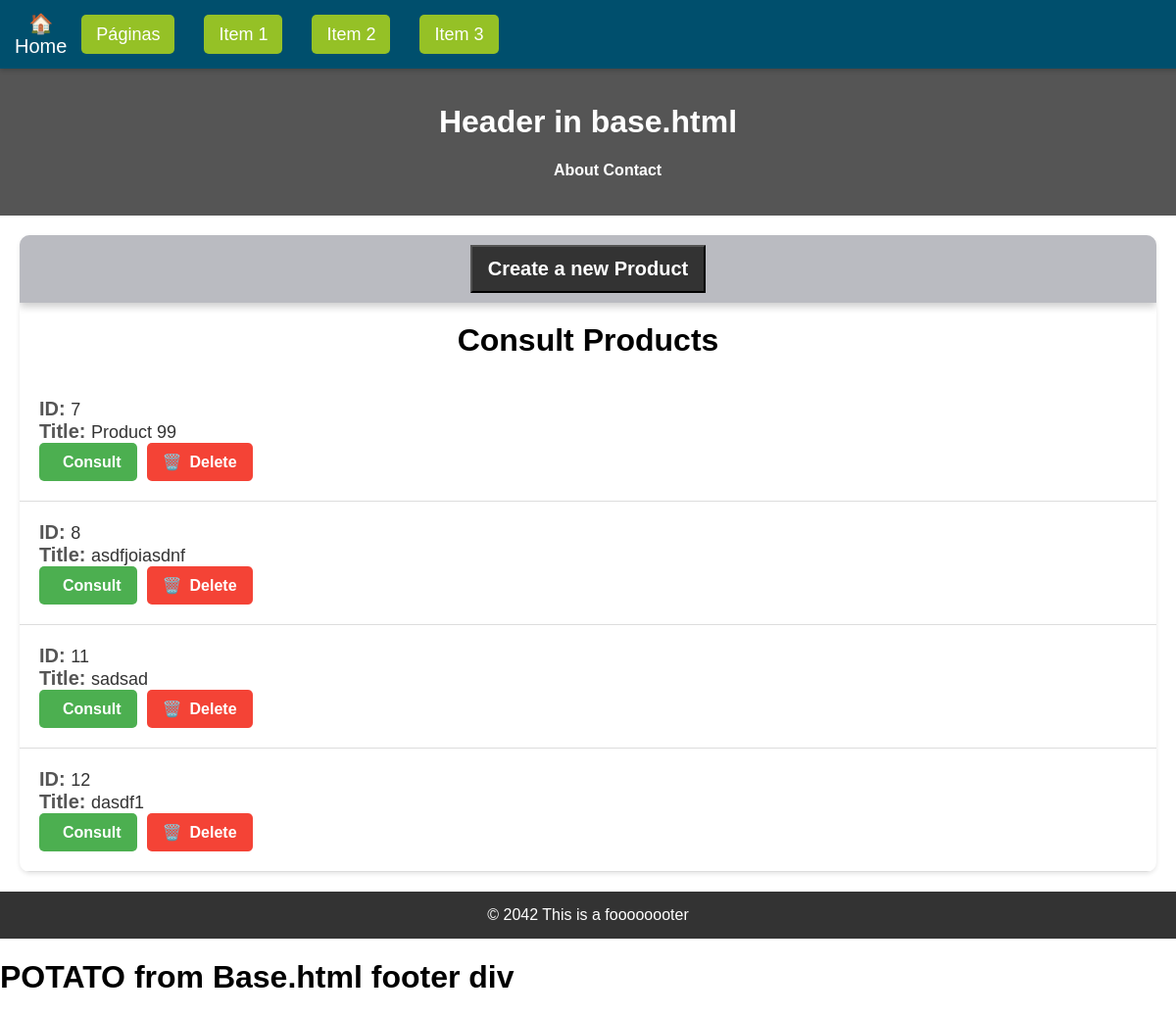
The page /productlist/ on the database as committed earlier.
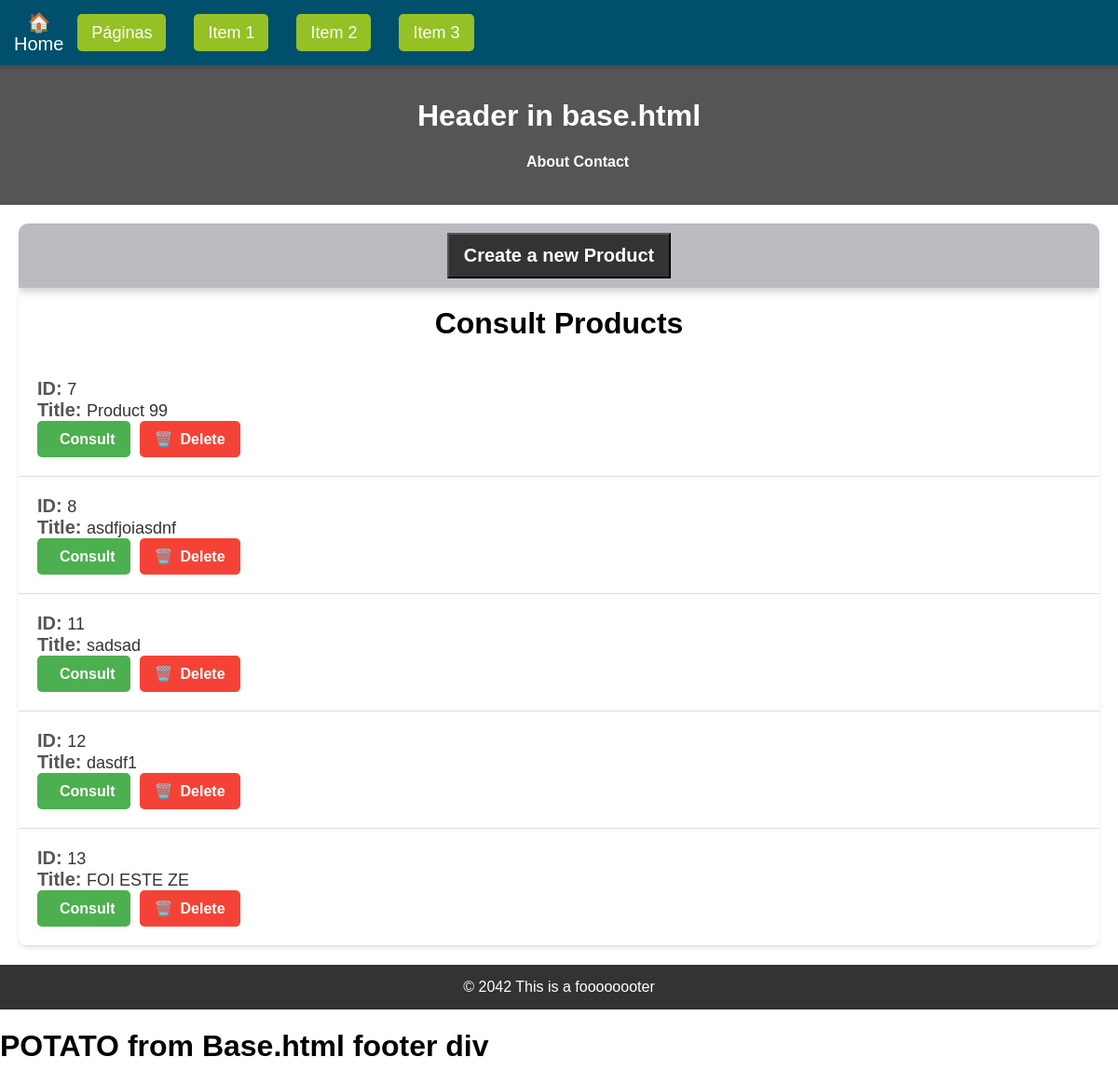
The same page on the database as committed later.
### products/models.py (models this page shows)
class Product(models.Model):
    title       = models.CharField(max_length=120) #max_length is required
    description = models.TextField(blank=True, null=True)
    price       = models.DecimalField(max_digits=1000 ,decimal_places=2)
    summary     = models.TextField(blank=False, null=False)
    featured    = models.BooleanField(default=True) #I can set null=True default=True
    def get_absolute_url(self):
        return reverse("productDetail", kwargs={"my_id": self.id})
    def get_deleteing_url(self):
        return reverse("productdelete", kwargs={"my_id": self.id})

### products/views.py (the view)
# urls.py: path('', product_list_view, name='productlist'),
def product_list_view(request):
    queryset = Product.objects.all()
    context = {
        "object_list": queryset
    }
    return render(request, "products/product_list.html", context)

### templates/products/product_list.html (shortened to what this page needs)
<!DOCTYPE html>
<html lang="en">
<head>
</head>
<body>
    {% extends 'base.html' %}
    {% block content %}
    <div class="product-container">
        <div class="header">
            <button style="cursor: pointer; background-color: #333;"onclick="window.location.href='../../productCreate/'">
                <h2>Create a new Product</h2>
            </button>
        </div>
        <div>
            <h1 style="text-align: center; margin: 20px 0;">Consult Products</h1>
            {% for instance in object_list %}
            <div class="product-item">
                <span class="label-span">ID:  </span>
                <span class="value-span">{{ instance.id }}</span>
                <br>
                <span class="label-span">Title:  </span>
                <span class="value-span">{{ instance.title }}</span>
                <div class="link-container">
                    <a class="consult-link" href="{{ instance.get_absolute_url }}">
                         Consult
                    </a>
                    <a class="delete-link" href="{{ instance.get_deleteing_url }}">
                        <span class="link-icon">🗑️</span> Delete
                    </a>
                </div>
            </div>
            {% endfor %}
        </div>
    </div>
    {% endblock content %}

Rows that differ between the two databases and show on the page:
added Product: id "13", title "FOI ESTE ZE"
